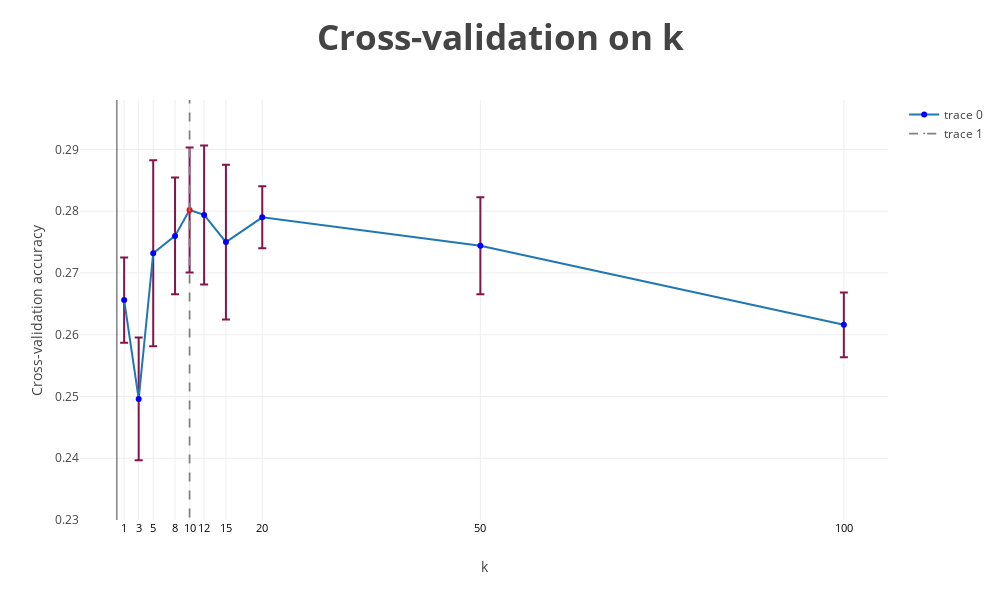

The cell this chart's notebook holds for it:
### Code cell
x1, y1 = max(mean_accuracy.items(), key=itemgetter(1))
data = go.Scatter(x=list(k_to_accuracies.keys()), 
                  y=list(mean_accuracy.values()),
                  error_y=dict(type='data', array=list(std_accracy.values()), 
                               visible=True, color='#85144B'), 
                  marker=dict(color=colors))
data1 = go.Scatter(x=[x1]*2, y=np.arange(0.21, 0.32, 0.1), 
                   line = dict(color = "grey",
                               width = 1.75, dash = 'dash'), 
                  marker=dict(color="grey", size=1))
layout = go.Layout(height=600, width=1000,
                   yaxis=dict(title="Cross-validation accuracy",
                              range=[0.23, 0.298]),
                   xaxis=dict(title="k",
                              tickfont=dict(size=11, color='black'), tickangle=0,
                              showticklabels=True, tickvals = list(k_to_accuracies.keys())),
                   title="<b>Cross-validation on k</b>",
                   titlefont=dict(size=35))
fig = go.Figure([data, data1], layout=layout)
iplot(fig, filename='basic-error-bar')

### Figure 1 — Plotly figure (JSON) as saved in the notebook; plotly's stock layout.template omitted (floating-point values rounded to 4 significant figures)
{"data": [{"error_y": {"array": [0.006888, 0.009932, 0.01505, 0.009445, 0.01013, 0.01125, 0.01252, 0.00502, 0.007864, 0.005238], "color": "#85144B", "type": "data", "visible": true}, "marker": {"color": ["blue", "blue", "blue", "blue", "red", "blue", "blue", "blue", "blue", "blue"]}, "type": "scatter", "uid": "4e229bed-a6b4-4038-ada5-d22c84f1881c", "x": [1, 3, 5, 8, 10, 12, 15, 20, 50, 100], "y": [0.2656, 0.2496, 0.2732, 0.276, 0.2802, 0.2794, 0.275, 0.279, 0.2744, 0.2616]}, {"line": {"color": "grey", "dash": "dash", "width": 1.75}, "marker": {"color": "grey", "size": 1}, "type": "scatter", "uid": "5c803e81-4d88-4bd1-be75-68ab3826efb3", "x": [10, 10], "y": [0.21, 0.31]}], "layout": {"height": 600, "title": {"font": {"size": 35}, "text": "<b>Cross-validation on k</b>"}, "width": 1000, "xaxis": {"showticklabels": true, "tickangle": 0, "tickfont": {"color": "black", "size": 11}, "tickvals": [1, 3, 5, 8, 10, 12, 15, 20, 50, 100], "title": {"text": "k"}}, "yaxis": {"range": [0.23, 0.298], "title": {"text": "Cross-validation accuracy"}}}}
